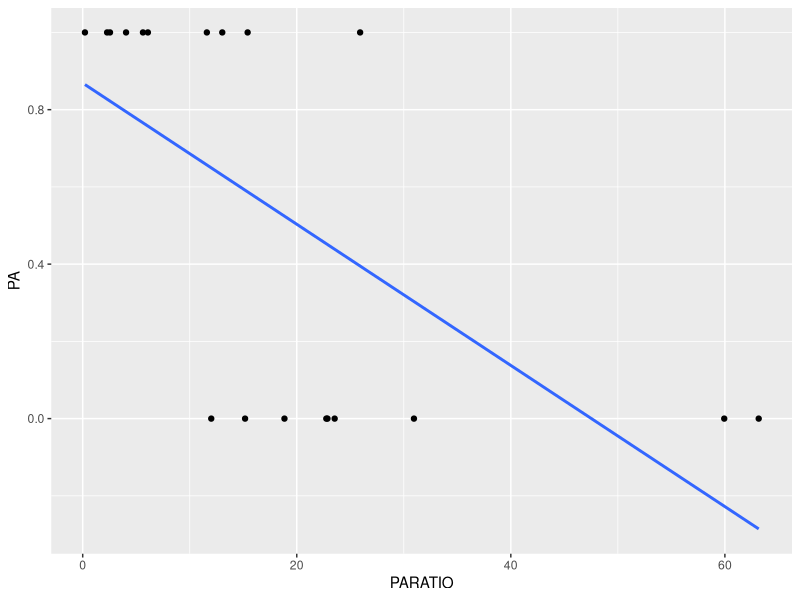
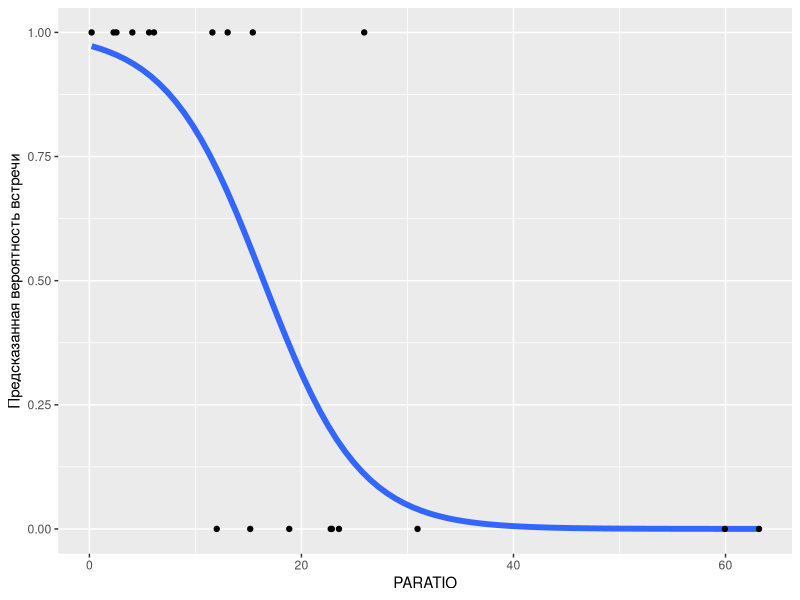
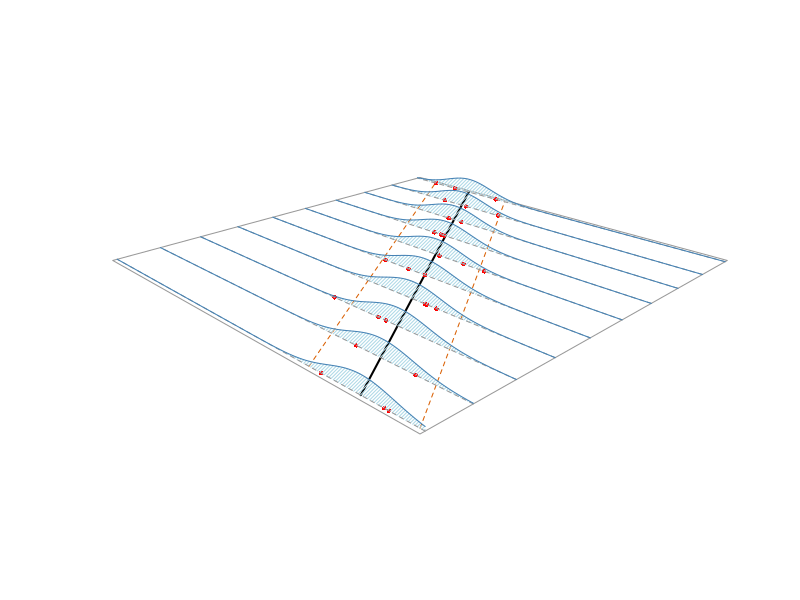
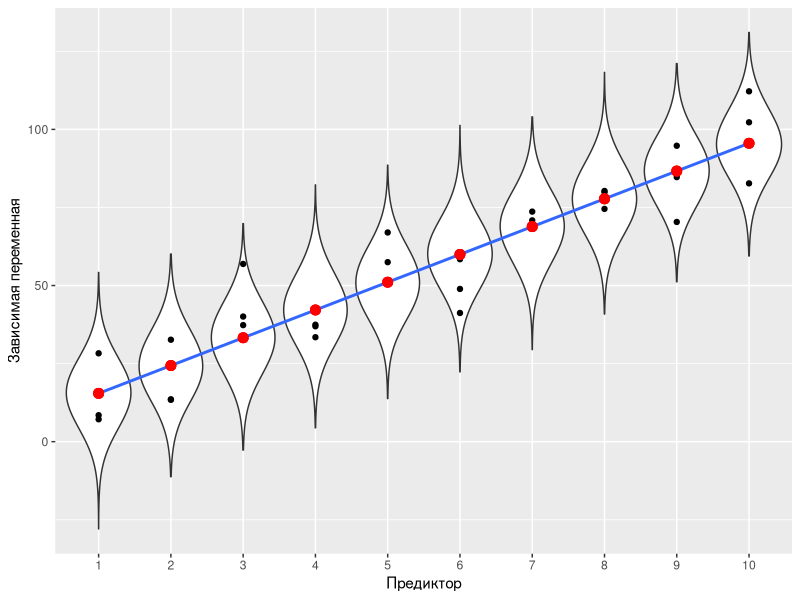
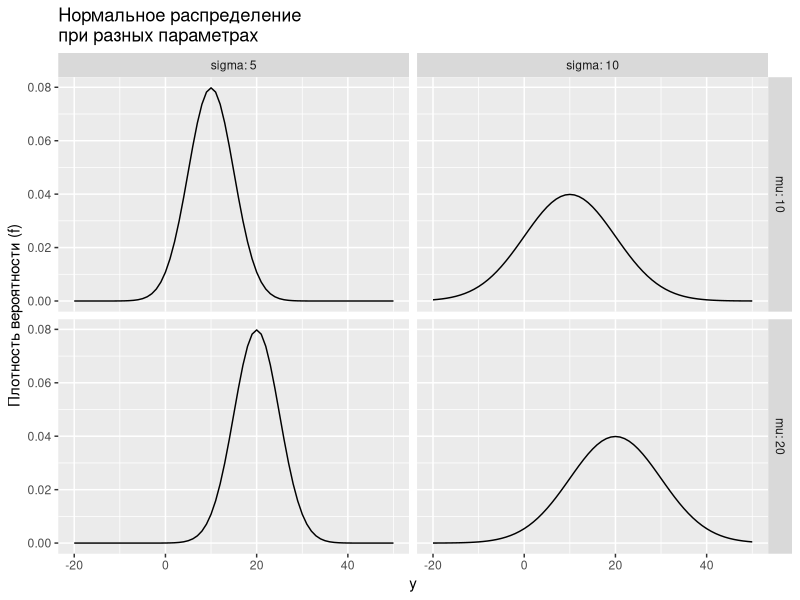
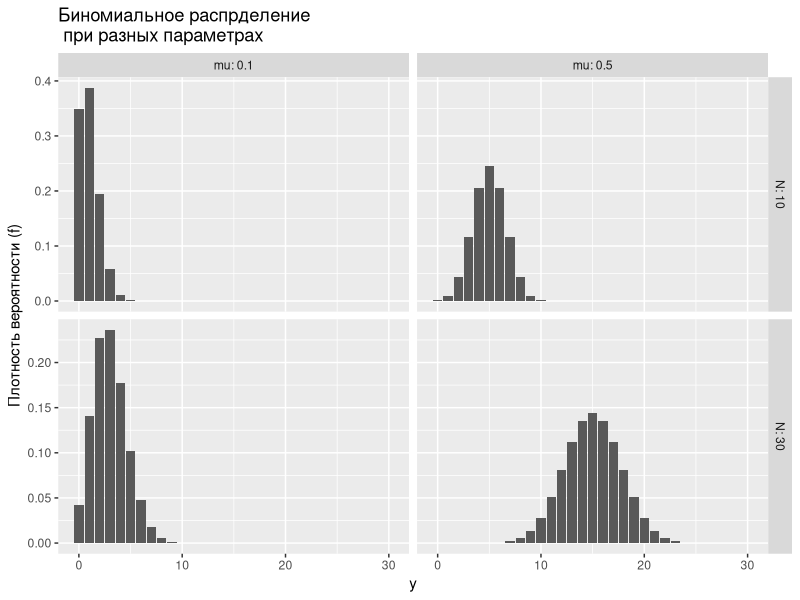
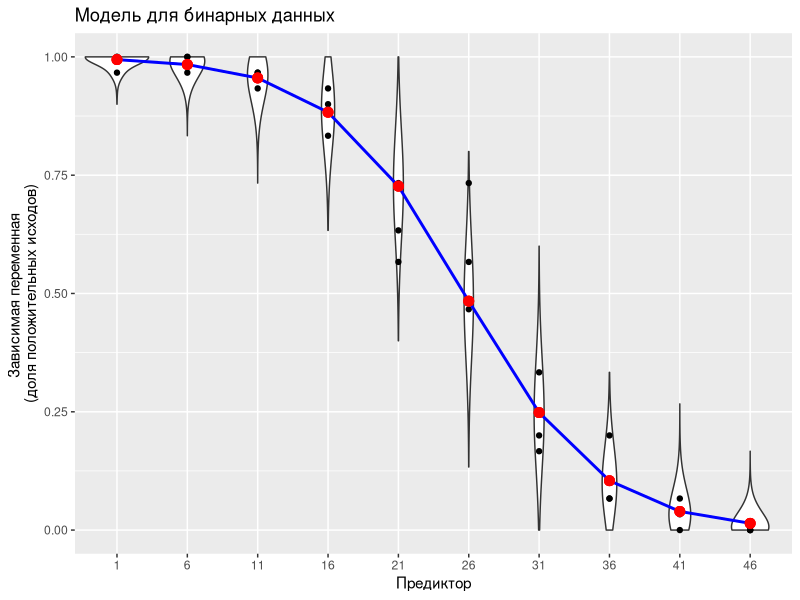
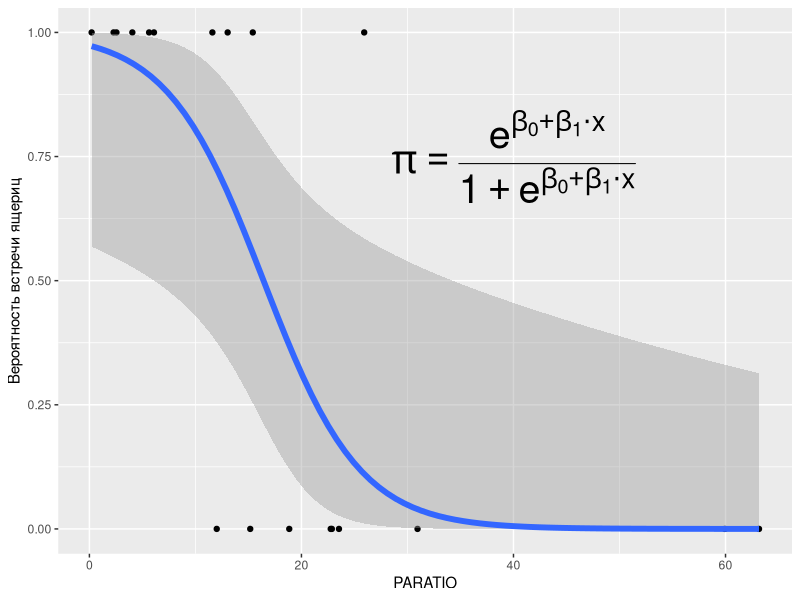

Generate these figures, in order, with R: (Note: this script raises an error after producing the figures.)
## ---- chunk 1
# output options
options(width = 70, scipen = 6, digits = 3)
library(knitr)
# chunk default options
opts_chunk$set(fig.align='center', tidy = FALSE, fig.width = 7, fig.height = 3, warning = FALSE, cache = FALSE)
## ---- chunk 2
liz <- read.csv("data/polis.csv")
head(liz)
## ---- chunk 3
library(ggplot2)

ggplot(liz, aes(x=PARATIO, y=PA)) + geom_point() + geom_smooth(method="lm", se=FALSE)
## ---- chunk 4
fit <- lm(PA ~ PARATIO, data = liz)
summary(fit)
## ---- chunk 5

ggplot(liz, aes(x=PARATIO, y=PA)) + geom_smooth(method="glm", method.args = list(family="binomial"), se=FALSE, size = 2) + ylab("Предсказанная вероятность встречи") + geom_point()
## ---- chunk 6
## Based on code by Arthur Charpentier:
## http://freakonometrics.hypotheses.org/9593
## TODO: wrap it into a function and adapt it for use with other distributions
## as Markus Gesmann has done here
## http://www.magesblog.com/2015/08/visualising-theoretical-distributions.html

n <- 2


xy <- data.frame(X = rep(1:10, 3))

xy$Y <- 10*xy$X + rnorm(30, 0, 15)

xy$predicted <- predict(lm(Y ~ X, data = xy))


# X <- sqrt(brain$MRINACount) 
# Y <- sqrt(brain$PIQ)

X <- xy$X
Y <- (xy$Y)


df <- data.frame(X , Y)

# regression
reggig <- glm(Y ~ X, data = df, family = gaussian(link = "identity"))

# empty plot
vX <- seq(min(X) - 0.1, max(X) + 0.1, length = n)
vY <- seq(min(Y) - 10, max(Y) + 10, length = n)
mat <- persp(x = vX, y = vY, z = matrix(0, n, n), 
             zlim = c(0, 0.1),
             theta =  - 45, phi = 20, expand = 0.1,
             ticktype  = "detailed",  box = FALSE, border = "gray60")

x <- seq(min(X), max(X), length = 501)

# expected values
C <- trans3d(x, predict(reggig, newdata = data.frame(X = x), type = "response"), rep(0, length(x)), mat)
lines(C, lwd = 2)

sdgig <- sqrt(summary(reggig)$dispersion)

# 1SD
y1 <- qnorm(.95, predict(reggig, newdata = data.frame(X = x), type = "response"),  sdgig)
C <- trans3d(x, y1, rep(0, length(x)), mat)
lines(C, lty = 2, col = "#d95f02")
y2 <- qnorm(.05, predict(reggig, newdata = data.frame(X = x), type = "response"),  sdgig)
C <- trans3d(x, y2, rep(0, length(x)), mat)
lines(C, lty = 2, col = "#d95f02")

# C <- trans3d(c(x, rev(x)), c(y1, rev(y2)), rep(0, 2 * length(x)), mat)
# polygon(C, border = NA, col = "yellow")

# data points
C <- trans3d(X, Y, rep(0, length(X)), mat)
points(C,  pch = 16, col = "red", cex = 0.6)

# density curves
n <- 10
vX <- seq(min(X), max(X), length = n)

mgig <- predict(reggig, newdata = data.frame(X = vX))

sdgig <- sqrt(summary(reggig)$dispersion)

for(j in n:1){
  stp <- 251
  x <- rep(vX[j], stp)
  y <- seq(min(min(Y) - 10, 
               qnorm(.05, 
                     predict(reggig, 
                             newdata = data.frame(X = vX[j]), 
                             type = "response"),  
                     sdgig)), 
           max(Y) + 10, 
           length = stp)
  z0 <- rep(0, stp)
  z <- dnorm(y,  mgig[j],  sdgig)
  C <- trans3d(c(x, x), c(y, rev(y)), c(z, z0), mat)
  polygon(C, border = NA, col = "light blue", density = 40)
  C <- trans3d(x, y, z0, mat)
  lines(C, lty = 2, col = "grey60")
  C <- trans3d(x, y, z, mat)
  lines(C, col = "steelblue")
}

## ---- chunk 7

# xy <- data.frame(X = rep(1:10, 3))
# xy$Y <- 10*xy$X + rnorm(30, 0, 10)
# xy$predicted <- predict(lm(Y ~ X, data = xy))
# 

rand_df <- matrix(rep(NA,100000), ncol = 10)
for(i in 1:10) rand_df[,i] <- rnorm(10000, xy$predicted[i], 10)

rand_df <- data.frame(X = rep(xy$X, each = 10000), Y = as.vector(rand_df))



ggplot(xy, aes(x = X, y = Y)) + geom_violin(data = rand_df, aes(x = factor(X)), adjust = 5 ) + geom_point() + geom_smooth(method = "lm", se = F) + geom_point(data = xy, aes(x = X, y = predicted), color = "red", size = 3) + labs(x = "Предиктор", y = "Зависимая переменная") 
## ---- chunk 8
library(ggplot2)
mu1 <- 10
mu2 <- 20
sigma1 <- 5
sigma2 <- 10
y <- -20:50
pi <- data.frame(y = rep(y, 4), pi = c(dnorm(y, mu1, sigma1), dnorm(y, mu1, sigma2), dnorm(y, mu2, sigma1), dnorm(y, mu2, sigma2)), mu = rep(c(mu1, mu2), each = 2*length(y)), sigma = rep(c(sigma1, sigma2, sigma1, sigma2), each = length(y)) )

ggplot(pi, aes(x = y, y = pi)) + geom_line(stat = "identity") + facet_grid(mu~sigma, labeller = label_both, scales = "free_y") + ggtitle("Нормальное распределение \nпри разных параметрах") + ylab("Плотность вероятности (f)")

## ---- chunk 9
mu1 <- 0.1
mu2 <- 0.5
N1 <- 10
N2 <- 30

y <-seq(0, 30, 1)

pi <- data.frame(y = rep(y, 4), pi = c(dbinom(y, size = N1, prob = mu1), dbinom(y,  size = N2, prob = mu1), dbinom(y,  size = N1, prob = mu2), dbinom(y,  size = N2, prob = mu2)),  mu = rep(c(mu1, mu2), each = 2*length(y)), N = rep(c(N1, N2, N1, N2), each = length(y)))

ggplot(pi, aes(x = y, y = pi)) + geom_bar(stat = "identity") + facet_grid(N~mu,  scales = "free_y", labeller = label_both) + ggtitle("Биномиальное распрделение \n при разных параметрах") + ylab("Плотность вероятности (f)")

## ---- chunk 10

xy <- data.frame(X = rep(seq(1,50, 5), 3))
p <- -0.2*xy$X + 5
p <- exp(p) / (1 + exp(p))

Size = length(xy$X)

xy$Y <- rbinom(30, Size, p)/Size

Mod <- glm(Y ~ X, data = xy, family = "binomial")



xy$predicted <- predict(Mod, type = "response")


rand_df <- matrix(rep(NA,100000), ncol = 10)



for(i in 1:10) rand_df[,i] <- rbinom(10000, Size, xy$predicted[i]) / Size

rand_df <- data.frame(X = rep(xy$X, each = 10000), Y = as.vector(rand_df))

pred_df <- data.frame(X = unique(xy$X))
pred_df$predicted <- predict(Mod, type = "response", newdata = pred_df)

    ggplot(data = xy, aes(x = factor(X), y = Y)) + geom_violin(data = rand_df, aes(x = factor(X)), adjust = 10) + geom_point(data = xy, aes(x = factor(X), y = Y)) + geom_path(data = pred_df, aes(x = factor(X), y = predicted, group = 1), color = "blue", size = 1) + geom_point(data = xy, aes(x = factor(X), y = predicted), color = "red", size = 3) + labs(x = "Предиктор", y = "Зависимая переменная \n(доля положительных исходов)") + ggtitle("Модель для бинарных данных") 

## ---- chunk 11
liz_model <- glm(PA ~ PARATIO , family="binomial", data = liz)
summary(liz_model)
## ---- chunk 12
summary(liz_model)
## ---- chunk 13
(Dev_resid <- -2*as.numeric(logLik(liz_model))) #Остаточная девианса

(Dev_nul <- -2*as.numeric(logLik(update(liz_model, ~-PARATIO)))) #Нулевая девианса
## ---- chunk 14
(G2 <- Dev_nul - Dev_resid)
## ---- chunk 15
#Остаточная девианса
Dev_resid <- -2*as.numeric(logLik(liz_model)) 

#Нулевая девианса
Dev_nul <- -2*as.numeric(logLik(update(liz_model, ~-PARATIO)))

# Значение критерия 
(G2 <- Dev_nul - Dev_resid)

(p_value <- 1 - pchisq(G2, df = 1))

## ---- chunk 16
anova(liz_model, test="Chi")


## ---- chunk 17
coef(liz_model)
## ---- chunk 18
exp(coef(liz_model)[2])
## ---- chunk 19
ggplot(liz, aes(x=PARATIO, y=PA)) + geom_point() + geom_smooth(method="glm", method.args = list(family="binomial"), se=TRUE, size = 2) + ylab("Вероятность встречи ящериц") + annotate("text", x=40, y=0.75, parse=TRUE, label = "pi == frac(e ^ {beta[0]+beta[1] %.% x}, 1 + e ^ {beta[0]+beta[1] %.% x})", size = 10)
## ---- chunk 20
confint(liz_model) # для логитов
exp(confint(liz_model)) # для отношения шансов 

## ---- chunk 21
MyData <- data.frame(PARATIO = 
        seq(min(liz$PARATIO), max(liz$PARATIO)))

MyData$Predicted <- predict(liz_model, 
                            newdata = MyData, 
                            type = "response")

ggplot(MyData, aes(x = PARATIO, y = Predicted)) + 
  geom_line(size=2, color = "blue") + 
  xlab("Отношение периметра к площади") + 
  ylab ("Вероятность") + 
  ggtitle("Вероятность встречи ящериц")

## ---- chunk 22
# Создаем искуственный набор данных
MyData <- data.frame(PARATIO = seq(min(liz$PARATIO), max(liz$PARATIO)))

# Формируем модельную матрицу для искуственно созданных данных
X <- model.matrix( ~ PARATIO, data = MyData)

## ---- chunk 23
# Вычисляем параметры подобранной модели и ее матрицу ковариаций
betas    <- coef(liz_model) # Векор коэффицентов
Covbetas <- vcov(liz_model) # Ковариационная матрица

# Вычисляем предсказанные значения, перемножая модельную матрицу на вектор 
# коэффициентов
MyData$eta <- X %*% betas
## ---- chunk 24
# Переводим предсказанные значения из логитов в вероятности
MyData$Pi  <- exp(MyData$eta) / (1 + exp(MyData$eta))

## ---- chunk 25
# Вычисляем стандартные отшибки путем перемножения матриц
  MyData$se <- sqrt(diag(X %*% Covbetas %*% t(X)))

# Вычисляем доверительные интервалы
MyData$CiUp  <- exp(MyData$eta + 1.96 *MyData$se) / 
  (1 + exp(MyData$eta  + 1.96 *MyData$se))

MyData$CiLow  <- exp(MyData$eta - 1.96 *MyData$se) / 
  (1 + exp(MyData$eta  - 1.96 *MyData$se))


## ---- chunk 26
ggplot(MyData, aes(x = PARATIO, y = Pi)) + 
  geom_line(aes(x = PARATIO, y = CiUp), 
            linetype = 2, size = 1) + 
  geom_line(aes(x = PARATIO, y = CiLow), 
            linetype = 2, size = 1) + 
  geom_line(color = "blue", size=2) + 
  ylab("Вероятность встречи")
## ---- chunk 27
surviv <- read.table("data/ICU.csv", header=TRUE, sep=";")
head(surviv)
## ---- chunk 28
surviv$PO2 <- factor(surviv$PO2)
surviv$PH <- factor(surviv$PH)
surviv$PCO <- factor(surviv$PCO)
surviv$BIC <- factor(surviv$BIC)
surviv$CRE <- factor(surviv$CRE)
surviv$LOC <- factor(surviv$LOC)
## ---- chunk 29
M1 <- glm(STA ~ ., family = "binomial", data = surviv)
summary(M1)
## ---- chunk 30
anova(M1, test = "Chi")

## ---- chunk 31
drop1(M1, test = "Chi")
M2 <- update(M1, .~.-CRE)
## ---- chunk 32
drop1(M2, test = "Chi")
M3 <- update(M2, .~.-CRN)
## ---- chunk 33
drop1(M3, test = "Chi")
M4 <- update(M3, .~.-INF)
## ---- chunk 34
drop1(M4, test = "Chi")
M5 <- update(M4, .~.-BIC)
## ---- chunk 35
drop1(M5, test = "Chi")
M6 <- update(M5, .~.-PO2)
## ---- chunk 36
drop1(M6, test = "Chi")
M7 <- update(M6, .~.-HRA)
## ---- chunk 37
drop1(M7, test = "Chi")
M8 <- update(M7, .~.-SER)
## ---- chunk 38
drop1(M8, test = "Chi")
M9 <- update(M8, .~.-FRA)
## ---- chunk 39
drop1(M9, test = "Chi")
M10 <- update(M9, .~.-RAC)
## ---- chunk 40
drop1(M10, test = "Chi")
M11 <- update(M10, .~.-SEX)
## ---- chunk 41
drop1(M11, test = "Chi")
M12 <- update(M11, .~.-CPR)
## ---- chunk 42
drop1(M12, test = "Chi")
M13 <- update(M12, .~.-PRE)
## ---- chunk 43
drop1(M13, test = "Chi")
M14 <- update(M13, .~.-PH)
## ---- chunk 44
drop1(M14, test = "Chi")
M15 <- update(M14, .~.-PCO)
## ---- chunk 45
drop1(M15, test = "Chi")
## ---- chunk 46
anova(M1, M15, test = "Chi")
## ---- chunk 47
exp(coef(M15)[3])
## ---- chunk 48
MyData = expand.grid(AGE = seq(min(surviv$AGE), max(surviv$AGE), 1), CAN = levels(surviv$CAN),  SYS = seq(min(surviv$SYS), max(surviv$SYS), 10),  LOC =  levels(surviv$LOC), TYP = "Emergency") 

MyData$Predicted <- predict(M15, newdata = MyData, type = "response")



ggplot(MyData, aes(x=SYS, y = Predicted, color = AGE, group = AGE)) + geom_line() + facet_grid(LOC~ CAN, labeller = label_both) + scale_color_gradient(low = "green",  high = "red") + labs(label = list(x = "Давление в момент реанимации (SYS)", y = "Вероятность гибели", color = "Возраст", title = "Предсказания модели"))


## ---- chunk 49
M15_diag <- data.frame(.fitted = predict(M15), 
    .pears_resid = residuals(M15, type = "pearson"))

ggplot(M15_diag, aes(x = .fitted, y = .pears_resid)) + 
  geom_point() + geom_smooth(se = T)
